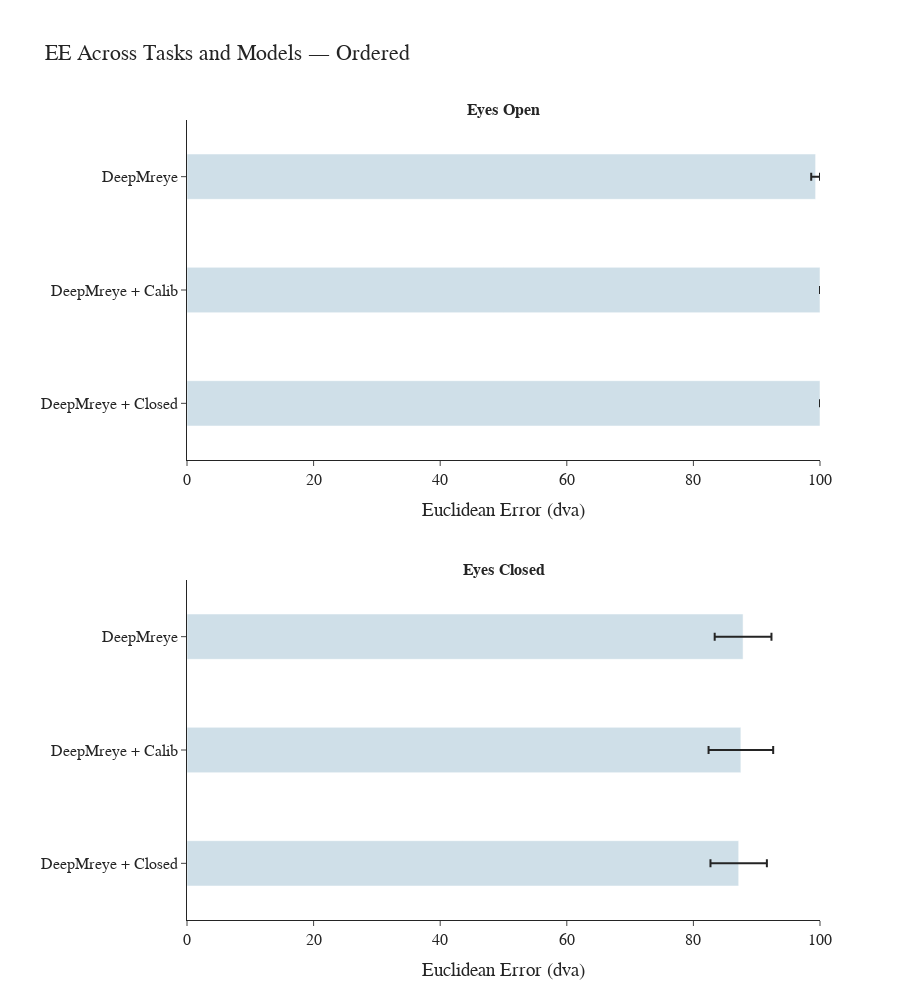
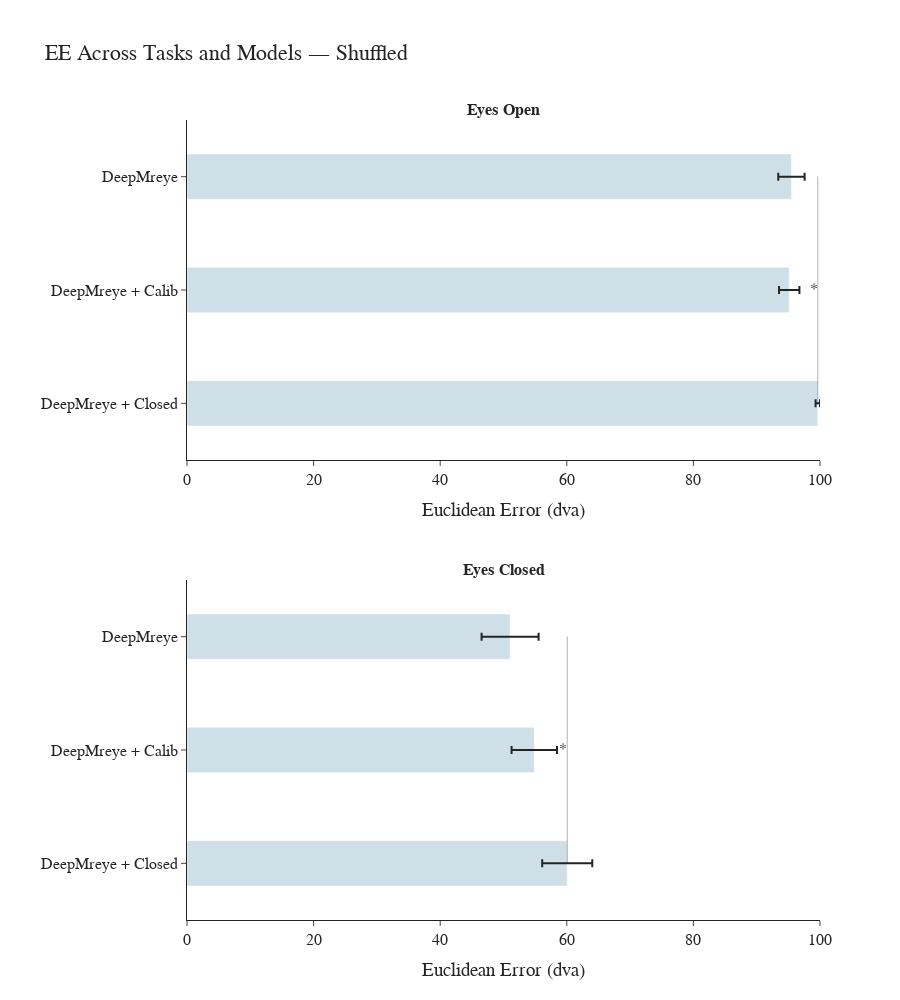

These figures' notebook cell, in order:
### Markdown cell above
Figure X. Classification accuracies for decoding eye position across four task conditions. Participants performed eye movements forming rotating triangles under four visual conditions: (1) eyes open with vision, (2) eyes blinking with vision, (3) eyes open without vision, and (4) eyes closed without vision. A deep learning model (DeepMReye) was used to decode eye position, and classification performance was assessed using three model versions: the base model using only pretrained weights (deepmreye), a calibration-tuned model fine-tuned on an eyes-open calibration task (deepmreye + calib), and a task-tuned model fine-tuned on the triangle task including eyes-closed segments (deepmreye + closed). To control for sequence-based decoding (e.g., due to the predictable structure of the triangle task), trial orders were shuffled to test for potential order effects. Accuracies reflect within-task training and testing.

### Code cell
import plotly.graph_objects as go
from plotly.subplots import make_subplots

# Setup
task_names = ["Task 1 Accuracy", "Task 4 Accuracy"]
task_labels = ["<b>Eyes Open</b>", "<b>Eyes Closed</b>"]
model_order = ["pt_gaze", "pt_calib", "pt"]
bar_color = 'rgba(66, 129, 164, 0.25)' 

model_name_map = {
    "pt_calib": "DeepMreye + Calib",
    "pt_gaze": "DeepMreye + Closed",
    "pt": "DeepMreye"
}

orders = ["ordered", "shuffled"]

for order_type in orders:
    fig = make_subplots(
        rows=2, cols=1,
        shared_xaxes=False,
        vertical_spacing=0.15,
        subplot_titles=task_labels
    )

    for i, task in enumerate(task_names):
        row = i + 1

        df_plot = df_all_accuracies[
            (df_all_accuracies["task"] == task) &
            (df_all_accuracies["order"] == order_type) &
            (df_all_accuracies["model"].isin(model_order))
        ]

        df_pivot = df_plot.pivot(index="subject", columns="model", values="value")[model_order].dropna()

        means = df_pivot.mean() * 100
        stderrs = df_pivot.sem() * 100
        y_vals = [model_name_map[m] for m in model_order]

        fig.add_trace(go.Bar(
            y=y_vals,
            x=means.values,
            error_x=dict(type="data", array=stderrs.values),
            orientation='h',
            marker_color=bar_color,
            width=0.4,
            showlegend=False
        ), row=row, col=1)

        offset_counter = 0
        for j in range(len(model_order)):
            for k in range(j + 1, len(model_order)):
                model_a = model_order[j]
                model_b = model_order[k]

                sig_row = sig_df[
                    ((sig_df.task == task) &
                     (sig_df.order == order_type) &  # Filter by current order!
                     (((sig_df.model_a == model_a) & (sig_df.model_b == model_b)) |
                      ((sig_df.model_a == model_b) & (sig_df.model_b == model_a))))
                ]

                if not sig_row.empty and sig_row.iloc[0].p_value < 0.05:
                    y0 = model_name_map[model_a]
                    y1 = model_name_map[model_b]
                    y_indices = {name: idx for idx, name in enumerate(y_vals)}
                    y0_idx = y_indices[y0]
                    y1_idx = y_indices[y1]
                    y_mid = y_vals[int(round((y0_idx + y1_idx) / 2))]

                    x0 = means[model_a]
                    x1 = means[model_b]
                    x_max = max(x0, x1)
                    line_x = x_max + offset_counter * 0.1

                    fig.add_shape(
                        type="line",
                        x0=line_x, x1=line_x,
                        y0=y0, y1=y1,
                        xref='x'+str(row) if row > 1 else 'x',
                        yref='y'+str(row) if row > 1 else 'y',
                        line=dict(color="black", width=1),
                        row=row, col=1
                    )

                    for y in [y0, y1]:
                        fig.add_shape(
                            type="line",
                            x0=line_x - 0.05, x1=line_x,
                            y0=y, y1=y,
                            xref='x'+str(row) if row > 1 else 'x',
                            yref='y'+str(row) if row > 1 else 'y',
                            line=dict(color="black", width=1),
                            row=row, col=1
                        )

                    fig.add_trace(go.Scatter(
                        x=[line_x],
                        y=[y_mid],
                        text=["*"],
                        mode="text",
                        textposition="middle left",
                        showlegend=False
                    ), row=row, col=1)

                    offset_counter += 1

    fig.update_layout(
        height=1000,
        width=900,
        title_text=f"EE Across Tasks and Models — {order_type.title()}",
        template="simple_white",
        showlegend=False,
        font=dict(size=16, family="Arial"),
        margin=dict(t=120)
    )

    for i in range(1, 3):
        fig.update_xaxes(range=[0, 100], title_text="Euclidean Error (dva)", row=i, col=1)
        fig.update_yaxes(title_text="", row=i, col=1)

    fig.show()
    # Uncomment to save:
    fig.write_image(f"/Users/sinakling/Desktop/EE_barplot_{order_type}.pdf")

### Figure 1 — Plotly figure (JSON) as saved in the notebook; plotly's stock layout.template omitted (floating-point values rounded to 4 significant figures)
{"data": [{"error_x": {"array": [0, 0, 0.6944], "type": "data"}, "marker": {"color": "rgba(66, 129, 164, 0.25)"}, "orientation": "h", "showlegend": false, "type": "bar", "width": 0.4, "x": [100, 100, 99.31], "xaxis": "x", "y": ["DeepMreye + Closed", "DeepMreye + Calib", "DeepMreye"], "yaxis": "y"}, {"error_x": {"array": [4.455, 5.103, 4.485], "type": "data"}, "marker": {"color": "rgba(66, 129, 164, 0.25)"}, "orientation": "h", "showlegend": false, "type": "bar", "width": 0.4, "x": [87.15, 87.5, 87.85], "xaxis": "x2", "y": ["DeepMreye + Closed", "DeepMreye + Calib", "DeepMreye"], "yaxis": "y2"}], "layout": {"annotations": [{"font": {"size": 16}, "showarrow": false, "text": "<b>Eyes Open</b>", "x": 0.5, "xanchor": "center", "xref": "paper", "y": 1, "yanchor": "bottom", "yref": "paper"}, {"font": {"size": 16}, "showarrow": false, "text": "<b>Eyes Closed</b>", "x": 0.5, "xanchor": "center", "xref": "paper", "y": 0.425, "yanchor": "bottom", "yref": "paper"}], "font": {"family": "Arial", "size": 16}, "height": 1000, "margin": {"t": 120}, "showlegend": false, "title": {"text": "EE Across Tasks and Models — Ordered"}, "width": 900, "xaxis": {"anchor": "y", "domain": [0, 1], "range": [0, 100], "title": {"text": "Euclidean Error (dva)"}}, "xaxis2": {"anchor": "y2", "domain": [0, 1], "range": [0, 100], "title": {"text": "Euclidean Error (dva)"}}, "yaxis": {"anchor": "x", "domain": [0.575, 1], "title": {"text": ""}}, "yaxis2": {"anchor": "x2", "domain": [0, 0.425], "title": {"text": ""}}}}

### Figure 2 — Plotly figure (JSON) as saved in the notebook; plotly's stock layout.template omitted (floating-point values rounded to 4 significant figures)
{"data": [{"error_x": {"array": [0.3472, 1.608, 2.081], "type": "data"}, "marker": {"color": "rgba(66, 129, 164, 0.25)"}, "orientation": "h", "showlegend": false, "type": "bar", "width": 0.4, "x": [99.65, 95.14, 95.49], "xaxis": "x", "y": ["DeepMreye + Closed", "DeepMreye + Calib", "DeepMreye"], "yaxis": "y"}, {"mode": "text", "showlegend": false, "text": ["*"], "textposition": "middle left", "type": "scatter", "x": [99.65], "xaxis": "x", "y": ["DeepMreye + Calib"], "yaxis": "y"}, {"error_x": {"array": [3.955, 3.584, 4.504], "type": "data"}, "marker": {"color": "rgba(66, 129, 164, 0.25)"}, "orientation": "h", "showlegend": false, "type": "bar", "width": 0.4, "x": [60.07, 54.86, 51.04], "xaxis": "x2", "y": ["DeepMreye + Closed", "DeepMreye + Calib", "DeepMreye"], "yaxis": "y2"}, {"mode": "text", "showlegend": false, "text": ["*"], "textposition": "middle left", "type": "scatter", "x": [60.07], "xaxis": "x2", "y": ["DeepMreye + Calib"], "yaxis": "y2"}], "layout": {"annotations": [{"font": {"size": 16}, "showarrow": false, "text": "<b>Eyes Open</b>", "x": 0.5, "xanchor": "center", "xref": "paper", "y": 1, "yanchor": "bottom", "yref": "paper"}, {"font": {"size": 16}, "showarrow": false, "text": "<b>Eyes Closed</b>", "x": 0.5, "xanchor": "center", "xref": "paper", "y": 0.425, "yanchor": "bottom", "yref": "paper"}], "font": {"family": "Arial", "size": 16}, "height": 1000, "margin": {"t": 120}, "shapes": [{"line": {"color": "black", "width": 1}, "type": "line", "x0": 99.65, "x1": 99.65, "xref": "x", "y0": "DeepMreye + Closed", "y1": "DeepMreye", "yref": "y"}, {"line": {"color": "black", "width": 1}, "type": "line", "x0": 99.6, "x1": 99.65, "xref": "x", "y0": "DeepMreye + Closed", "y1": "DeepMreye + Closed", "yref": "y"}, {"line": {"color": "black", "width": 1}, "type": "line", "x0": 99.6, "x1": 99.65, "xref": "x", "y0": "DeepMreye", "y1": "DeepMreye", "yref": "y"}, {"line": {"color": "black", "width": 1}, "type": "line", "x0": 60.07, "x1": 60.07, "xref": "x2", "y0": "DeepMreye + Closed", "y1": "DeepMreye", "yref": "y2"}, {"line": {"color": "black", "width": 1}, "type": "line", "x0": 60.02, "x1": 60.07, "xref": "x2", "y0": "DeepMreye + Closed", "y1": "DeepMreye + Closed", "yref": "y2"}, {"line": {"color": "black", "width": 1}, "type": "line", "x0": 60.02, "x1": 60.07, "xref": "x2", "y0": "DeepMreye", "y1": "DeepMreye", "yref": "y2"}], "showlegend": false, "title": {"text": "EE Across Tasks and Models — Shuffled"}, "width": 900, "xaxis": {"anchor": "y", "domain": [0, 1], "range": [0, 100], "title": {"text": "Euclidean Error (dva)"}}, "xaxis2": {"anchor": "y2", "domain": [0, 1], "range": [0, 100], "title": {"text": "Euclidean Error (dva)"}}, "yaxis": {"anchor": "x", "domain": [0.575, 1], "title": {"text": ""}}, "yaxis2": {"anchor": "x2", "domain": [0, 0.425], "title": {"text": ""}}}}
